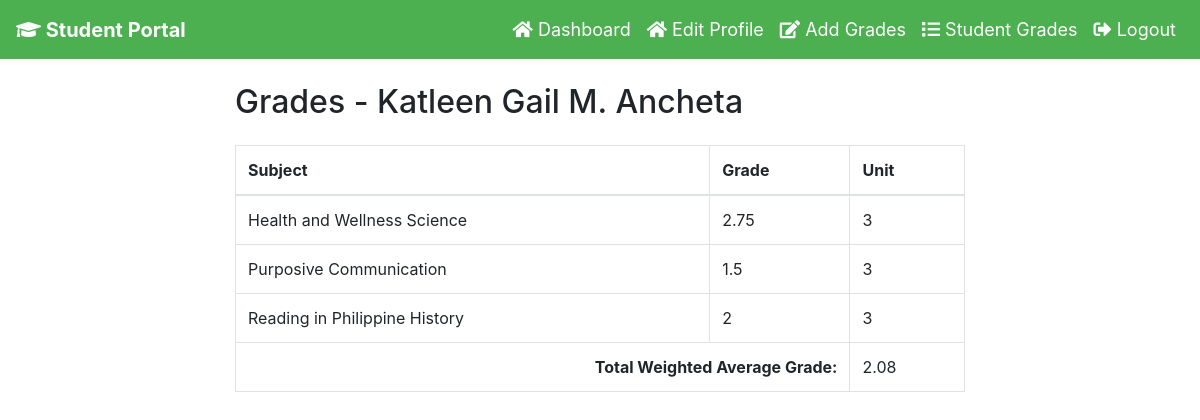
The page /student_grades.php?email=kgrb1316@gmail.com on the database its author committed.
### tables this page shows
CREATE TABLE `student_account` (
  `idno` int(255) NOT NULL,
  `name` varchar(255) NOT NULL,
  `email` varchar(255) NOT NULL,
  `password` varchar(255) NOT NULL,
  `gender` varchar(255) NOT NULL,
  `mobile` varchar(255) NOT NULL,
  `pwd` varchar(255) NOT NULL,
  `stu_parent` varchar(255) NOT NULL,
  `deleted` varchar(255) NOT NULL
);

CREATE TABLE `student_grades` (
  `id` int(255) NOT NULL,
  `email` varchar(255) NOT NULL,
  `subject` varchar(255) NOT NULL,
  `grade` varchar(255) NOT NULL,
  `unit` varchar(255) NOT NULL
);

CREATE TABLE `gwa` (
  `id` int(255) NOT NULL,
  `units` varchar(255) NOT NULL,
  `subjects` varchar(255) NOT NULL
);

### student_grades.php (the view, shortened to what this page needs)
<?php
include_once "connect.php";
if (isset($_GET['email'])) {
    $student_email = $_GET['email'];
} else {
    header("Location: error_page.php");
}
$name_query = "SELECT name FROM student_account WHERE email = '$student_email'";
$name_result = $con->query($name_query);
if ($name_result->num_rows > 0) {
    $student_row = $name_result->fetch_assoc();
    $student_name = $student_row['name'];
} else {
    $student_name = "Student";
}
$grades_query = "SELECT * FROM student_grades WHERE email = '$student_email'";
$grades_result = $con->query($grades_query);
?>
<!DOCTYPE html>
<html lang="en">
<head>
    <link rel="stylesheet" href="https://maxcdn.bootstrapcdn.com/bootstrap/4.5.2/css/bootstrap.min.css">
</head>
<body>
    <?php include_once 'navigation_student.php';?>
    <div class="container mt-4">
        <div class="row justify-content-center">
            <div class="col-md-8">
                <h2 class="mb-4">Grades - <?php echo $student_name; ?></h2>
                <table class="table table-bordered">
                    <thead>
                        <tr>
                            <th>Subject</th>
                            <th>Grade</th>
                            <th>Unit</th>
                        </tr>
                    </thead>
                    <tbody>
                        <?php
                        include_once "connect.php";
                        $total_grade_points = 0;
                        $total_units = 0;
                        if ($grades_result->num_rows > 0) {
                            while ($grade_row = $grades_result->fetch_assoc()) {
                                $subject_grade = floatval($grade_row['grade']);
                                $subject_unit = intval($grade_row['unit']);
                                $subject_wag = $subject_grade * $subject_unit;
                                $total_grade_points += $subject_wag;
                                $total_units += $subject_unit;
                                $subject_id = $grade_row['subject'];
                                $subject_name_query = "SELECT subjects FROM gwa WHERE id = '$subject_id'";
                                $subject_name_result = $con->query($subject_name_query);
                                $subject_name = "";
                                if ($subject_name_result && $subject_name_result->num_rows > 0) {
                                    $subject_name_row = $subject_name_result->fetch_assoc();
                                    $subject_name = $subject_name_row['subjects'];
                                }
                                echo '<tr>';
                                echo '<td>' . $subject_name . '</td>';
                                echo '<td>' . $grade_row['grade'] . '</td>';
                                echo '<td>' . $grade_row['unit'] . '</td>';
                                echo '</tr>';
                            }
                        } else {
                            echo '<tr><td colspan="3">No grades added yet.</td></tr>';
                        }
                        ?>
                    </tbody>
                    <tfoot>
                        <?php
                        if ($total_units > 0) {
                            $wag = $total_grade_points / $total_units;
                            echo '<tr>';
                            echo '<td colspan="2" class="text-right"><strong>Total Weighted Average Grade:</strong></td>';
                            echo '<td>' . number_format($wag, 2) . '</td>';
                            echo '</tr>';
                        }
                        ?>
                    </tfoot>
                </table>
            </div>
        </div>
    </div>
</body>
</html>

### rows shown on the page
student_account: name "Katleen Gail M. Ancheta"
student_grades: gwa.subjects "Health and Wellness Science", grade "2.75", unit "3"
student_grades: gwa.subjects "Purposive Communication", grade "1.5", unit "3"
student_grades: gwa.subjects "Reading in Philippine History", grade "2", unit "3"

### other values the page prints
$wag "2.08"
